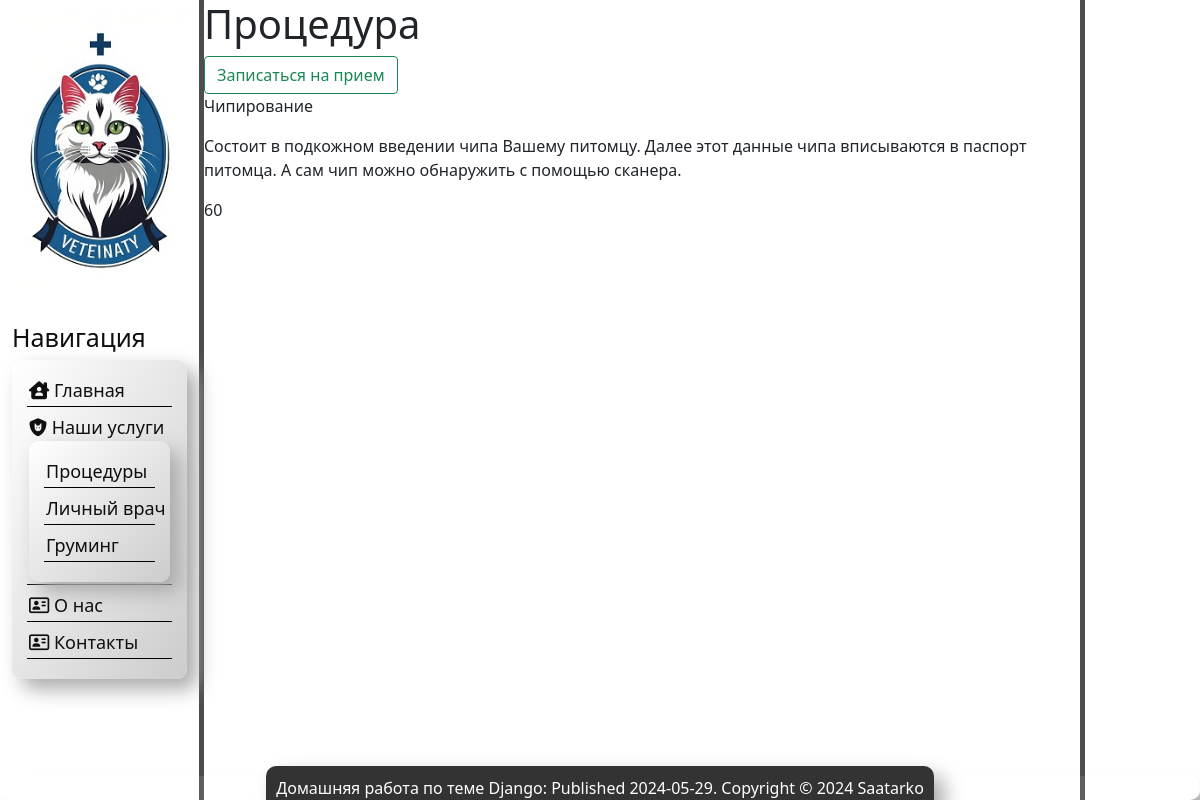
Before: /service/procedure/Чипирование/ with the older database file.
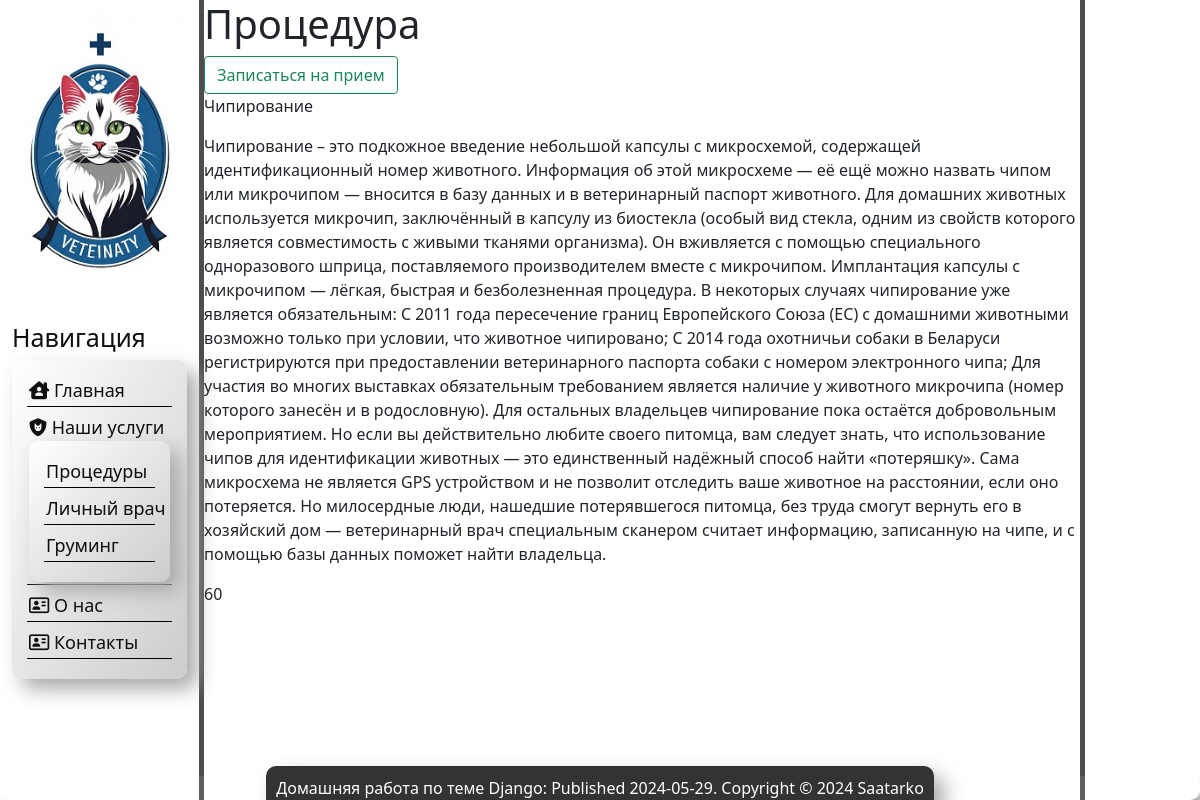
After: the same page with the newer database file.
### service/models.py (models this page shows, shortened)
class Procedure(models.Model):
    name_procedure = models.CharField('Название процедуры', max_length=30)
    eng_name_procedure = models.CharField('Название процедуры на англ', max_length=30)
    description = models.TextField('Описание')
    price = models.IntegerField('Цена')
    class Meta:
        verbose_name = 'Процедуры/Procedure'
        verbose_name_plural = 'Процедуры/Procedure'

### service/views.py (the view)
# urls.py: path('procedure/<str:name>/', views.ProcedureNameDetailView.as_view(), name='procedure_named'),
class ProcedureNameDetailView(DetailView):
    model = Procedure
    template_name = 'service/procedure_name.html'
    context_object_name = 'result'
    slug_field = 'name_procedure'  # Указываем поле, которое будет использоваться как слаг
    slug_url_kwarg = 'name'  # Указываем имя аргумента из URL
    def get_queryset(self):
        name = self.kwargs.get('name')
        return Procedure.objects.filter(name_procedure=name)

### service/templates/service/procedure_name.html
{% extends 'main/layout.html' %}
{% load static %}
{% block content %}
    <h1>Процедура</h1>
<a href="{% url 'order' result.name_procedure %}">
    <button type="button" class="btn btn-outline-success">Записаться на прием</button>
</a>
    <section class="procedure_list">
        <p>{{ result.name_procedure }}</p>
        <p>{{ result.description }}</p>
        <p>{{ result.price }}</p>
    </section>
{% endblock %}

### main/templates/main/layout.html (shortened to what this page needs)
{% load static %}
<!DOCTYPE html>
<html lang="en">
<head>
  <link rel="stylesheet" href="https://cdn.jsdelivr.net/npm/bootstrap@5.0.2/dist/css/bootstrap.min.css" rel="stylesheet">
    <link rel="stylesheet" href="{% static 'main/css/main.css' %}">
    <link rel="stylesheet" href="https://use.fontawesome.com/releases/v5.8.2/css/all.css">
</head>
<body>
    <aside id="navigation-panel">
    <div class="nav_panel">
        <img src="{% static 'main/img/logo.jpg' %}" alt="Логотип">
        <h3>Навигация</h3>
        <nav>
            <ul>
                <li><a href="{% url 'home' %}"><i class="fa-solid fa-house-user"></i> Главная</a></li>
                <li onclick="toggleServices(this)">
                    <i class="fa-solid fa-shield-cat"></i> Наши услуги
                    <ul>
                        <li><a href="{% url 'procedure' %}">Процедуры</a></li>
                        <li><a href="">Личный врач</a></li>
                        <li><a href="">Груминг</a></li>
                    </ul>
                </li>
                <li><a href="{% url 'about' %}"><i class="fa-regular fa-address-card"></i> О нас</a></li>
                <li><a href="{% url 'contacts' %}"><i class="fa-regular fa-address-card"></i> Контакты</a></li>
            </ul>
        </nav>
    </div>
</aside>
    <aside id="news">
        </aside>
    <main>
     {% block content %} {% endblock %}
    </main>
    <div class="flex-container_3">
            <div class="footer">
            <div  class="flex-child_3">
                <a>Домашняя работа по теме Django: Published 2024-05-29. Copyright © 2024 Saatarko</a>
            </div>
            </div>
        </div>
</body>
</html>

### main/static/main/css/main.css (style rules this page uses)
#navigation-panel { float: left; width: 17%; padding: 1.0%; height: 100vh; color: #0F0F0F; border-right: 5px solid #4d4d4d }
#news { float: right; width: 10%; padding: 1.0%; height: 100vh; color: #0F0F0F; border-left: 5px solid #4d4d4d; }
.nav_panel { display: flex; flex-direction: column; flex-wrap: wrap; }
.nav_panel img { max-width: 100%; height: auto; width: 100%; display: block; }
.nav_panel nav { width: 100%; }
.nav_panel ul { display: block; padding: 15px; list-style-type: none; width: auto; background: linear-gradient(to bottom right, #ffffff, #cccccc); box-shadow: 10px 10px 20px #aaaaaa; border-radius: 10px; font-size: 18px; }
.nav_panel ul li { transition: transform .6s ease; padding: 2px; margin-bottom: 5px; border-bottom: 1px solid #000; white-space: nowrap; }
.nav_panel ul a { text-decoration: none; color: #0F0F0F; }
.nav_panel h3 { margin-top: 25px; font-size: 25px; }
.procedure_list { display: flex; flex-direction: row; flex-wrap: wrap; }
.flex-container_3 { z-index: 5; display: flex; background-color: rgba(255, 255, 255, 0.1); height: 3%; justify-content: center; box-shadow: 15px 15px 15px #aaaaaa; flex-direction: column; border-radius: 10px; position: fixed; bottom: 0; width: 100%; }
.flex-child_3 { align-items: flex-end; display: flex; align-items: center; justify-content: center; color: white; }
.flex-child_3 a { padding: 10px; text-decoration: none; color: white; background: #333; margin: 5px; box-shadow: 10px 10px 20px #aaaaaa; border-radius: 10px; }
.footer { flex-shrink: 0; }

Changed rows visible on the page:
changed Procedure "Чипирование": description "Состоит в подкожном введении чипа Вашему питомцу. Далее этот данные чипа вписываются в паспорт питомца. А сам чип можно обнаружить с помощью сканера." → "Чипирование – это подкожное введение небольшой капсулы с микросхемой, содержащей идентификационный номер животного. Информация об этой микросхеме — её ещё можно назвать чипом или микрочипом — вносится в базу данных и в ветеринарный паспорт животного. Для домашних животных используется микрочип, заключённый в капсулу из биостекла (особый вид стекла, одним из свойств которого является совместимость с живыми тканями организма). Он вживляется с помощью специального одноразового шприца, поставляемого производителем вместе с микрочипом. Имплантация капсулы с микрочипом — лёгкая, быстрая и безболезненная процедура. В некоторых случаях чипирование уже является обязательным: С 2011 года пересечение…"
